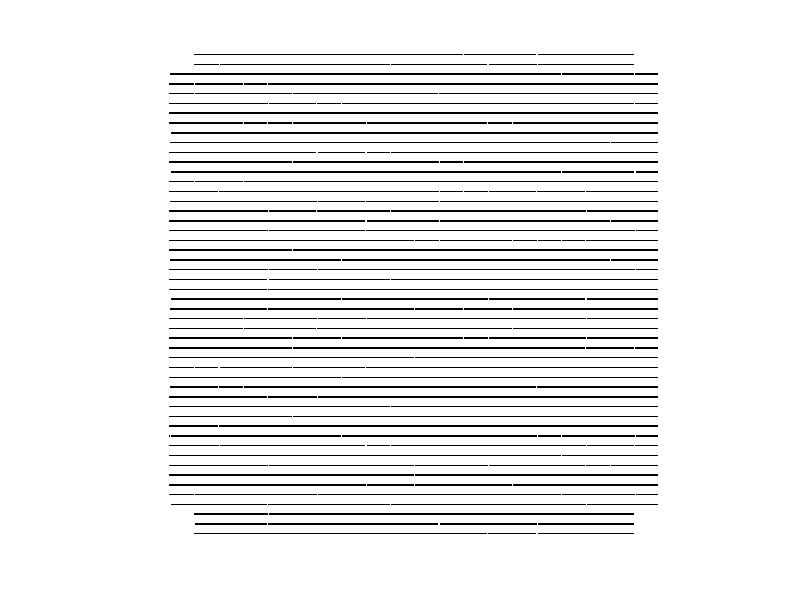
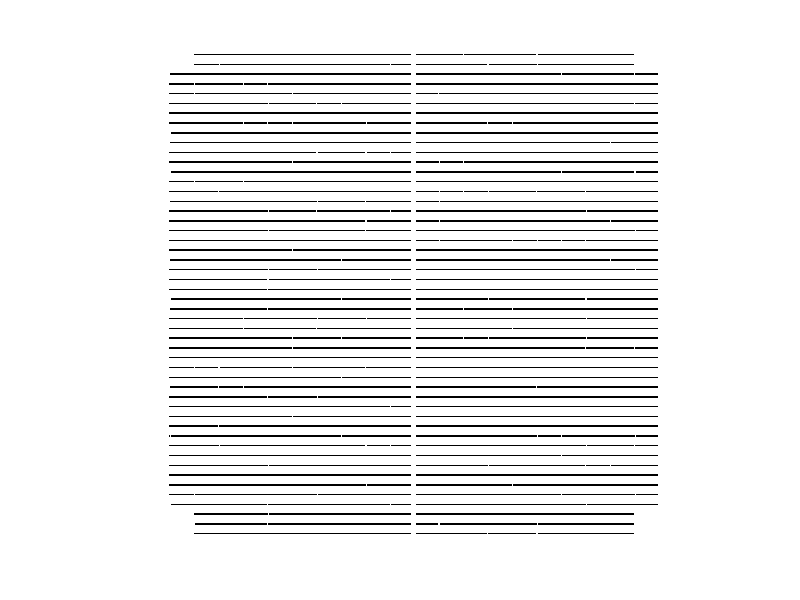

Recreate these plots in MATLAB, in order.
clear, clc, close all
xsize = 1000;
ysize = 1000;
map = zeros(xsize,ysize);
for i = 1:xsize
    for j = 1:ysize
        if mod(i,20)==0% || mod(i,10)==1 || mod(i,10)==2
            
            if ~(mod(j,50) == 0 || mod(j,50)==1 || mod(j,50)==2|| mod(j,50)==3|| mod(j,50)==4)
                 map(i,j) = 1;
            else
                map(i,j) = round(rand);
            end
        end
        
        
        
    end
end

mapE = zeros(xsize,ysize);
for i = 1:xsize
    for j = 1:ysize
        if map(i,j) == 1
            for x = i-1:i+1
                for y = j-1:j+1
                    if x>0 && x<xsize &&y>0 && y<ysize
                        mapE(x,y) = 1;
                    end
                end
            end
        end
    end
end

        


mapE(1:50,1:50) = 0;
mapE(end-50:end,1:50)=0;
mapE(end-50:end,end-50:end) = 0;
mapE(1:50,end-50:end) = 0;



imshow(-1*mapE+1)


mapEA = mapE;
mapEA(:,ysize/2-5:ysize/2+5) = 0;
figure
imshow(-1*mapEA+1)

fprintf("number of impassable walls: %d\n",sum(sum(mapE')>=xsize-2))



f1 = fopen('warehouse.txt','w+')


for i = 1:xsize
    for j = 1:ysize
        fprintf(f1,'%d  ',mapE(i,j));
        
    end
    fprintf(f1,'\n');
end
fclose(f1);

f = fopen('warehouse_with_aisle.txt','w+')
for i = 1:xsize
    for j = 1:ysize
        fprintf(f,'%d  ',mapEA(i,j));
        
    end
    fprintf(f,'\n');
end
fclose(f);